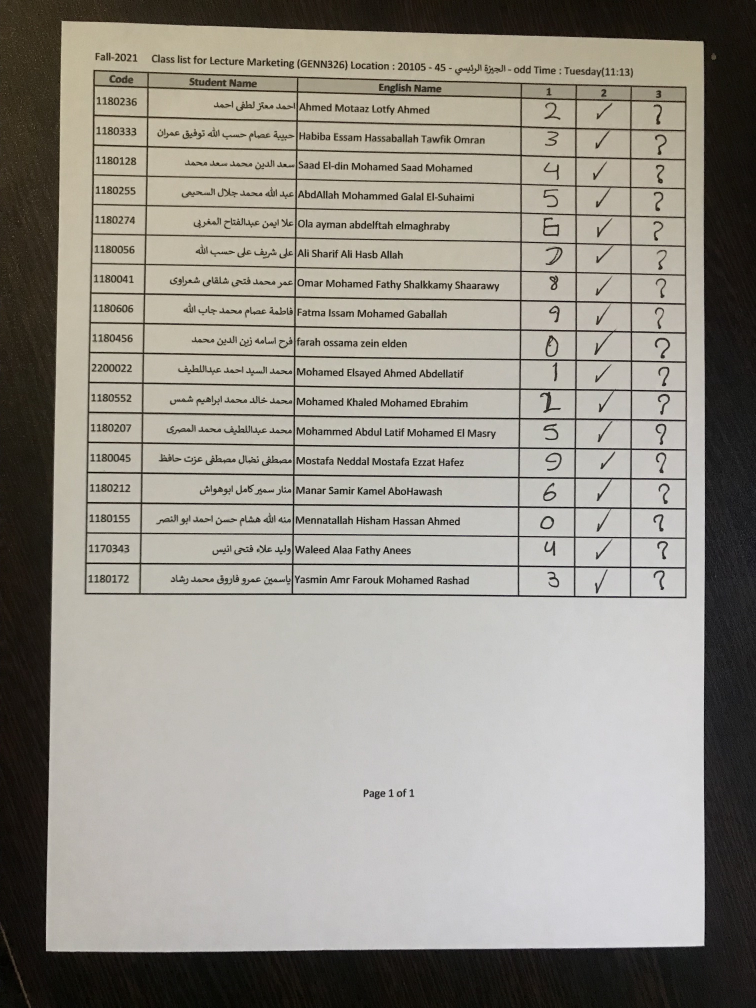
#> input picture Module1/dataSet/11.jpg, 3024 x 4032 px, found by its file name (shown at 1/4 size)
$ jupyter execute --allow-errors SymbolsHist.ipynb   (older library calls are emulated)
#> lines starting #> are read from the running program, lines starting #| are printed output that depends on the picture; after the words box and inside, x2 and y2 are one past the last pixel; in counts of white or black regions, pixels touching at a corner belong together
#> further down, img is the input picture: shape (4032, 3024, 3); mean B, G, R 138.8, 147.1, 150.9
### Module1/commonfunctions.py


import skimage.io as io
import matplotlib.pyplot as plt
import numpy as np
from skimage.exposure import histogram
from matplotlib.pyplot import bar
from skimage.color import rgb2gray,rgb2hsv

# Convolution:
from scipy.signal import convolve2d
from scipy import fftpack
import math

from skimage.util import random_noise
from skimage.filters import median
from skimage.feature import canny

from mpl_toolkits.mplot3d import Axes3D  # noqa: F401 unused import

import matplotlib.pyplot as plt
from matplotlib import cm
from matplotlib.ticker import LinearLocator, FormatStrFormatter
import numpy as np

# Edges
from skimage.filters import sobel_h, sobel, sobel_v,roberts, prewitt

# Show the figures / plots inside the notebook
def show_images(images,titles=None):
    #This function is used to show image(s) with titles by sending an array of images and an array of associated titles.
    # images[0] will be drawn with the title titles[0] if exists
    # You aren't required to understand this function, use it as-is.
    n_ims = len(images)
    if titles is None: titles = ['(%d)' % i for i in range(1,n_ims + 1)]
    fig = plt.figure()
    n = 1
    for image,title in zip(images,titles):
        a = fig.add_subplot(1,n_ims,n)
        if image.ndim == 2:
            plt.gray()
        plt.imshow(image)
        a.set_title(title)
        plt.axis('off')
        n += 1
    fig.set_size_inches(np.array(fig.get_size_inches()) * n_ims)
    plt.show()


# [43 lines left out: functions show_3d_image, show_3d_image_filtering_in_freq, showHist, not called in this run]

### Module1/SymbolsHist.ipynb
[cell 1]
from commonfunctions import *
import cv2
import numpy as np
import pandas as pd
import matplotlib.pyplot as plt
import csv
import os
import utlis
from sklearn import datasets, svm, metrics
import scipy
try:
    from PIL import Image
except ImportError:
    import Image
import pytesseract
os.system("clear")

pytesseract.pytesseract.tesseract_cmd = r"C:\Users\ahmed\AppData\Local\Programs\Tesseract-OCR\tesseract.exe"

[cell 2]
from commonfunctions import *
import cv2
import numpy as np
import pandas as pd
import matplotlib.pyplot as plt
import csv
import os
import utlis
from sklearn import datasets, svm, metrics
import scipy
try:
    from PIL import Image
except ImportError:
    import Image
import pytesseract
os.system("clear")

pytesseract.pytesseract.tesseract_cmd = r"C:\Users\ahmed\AppData\Local\Programs\Tesseract-OCR\tesseract.exe"

[cell 3]
# Functions [show, scann]

def _imshow(img):
    cv2.imshow('image', img)
    plt.show()
    # specify a wait key from keyboard
    k = cv2.waitKey(0) & 0xFF

    if k == 27: #esc in keyboard
        cv2.destroyAllWindows() #close the window

    elif k == ord('s'): #if order is s save the image
        cv2.imwrite('Test.png', img) #write image in your pc
        cv2.destroyAllWindows() # close the window

def _scannar(img):
    heightImg = img.shape[1]
#> heightImg = 3024
    widthImg  = img.shape[0]
#> widthImg = 4032
    imgBlank = np.zeros((heightImg,widthImg, 3), np.uint8) # CREATE A BLANK IMAGE FOR TESTING DEBUGING IF REQUIRED
    # imgGray = cv2.cvtColor(img, cv2.COLOR_RGB2GRAY) # CONVERT IMAGE TO GRAY SCALE
    imgBlur = cv2.GaussianBlur(img, (3, 3), 1) # ADD GAUSSIAN BLUR
    imgBlur = img

    imgsobel = sobel(imgBlur)
    imgThreshold = cv2.Canny(imgBlur,100,150) # APPLY CANNY BLUR
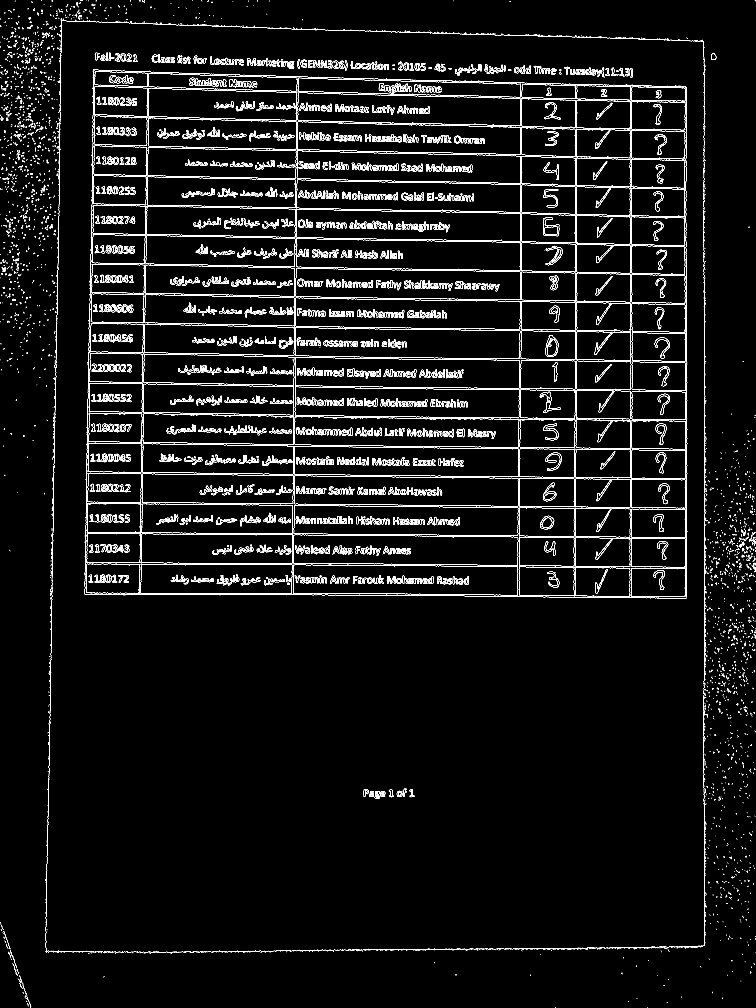
#> imgThreshold: shape (4032, 3024) (shown at 1/4 size); 2.5% white in thin lines or dots
    kernel = np.ones((3, 3))
    imgDial = cv2.dilate(imgThreshold, kernel, iterations=2) # APPLY DILATION
#> imgDial: shape (4032, 3024); 12.4% white; 1465 white regions, largest, box (x1, y1, x2, y2) and area: (336, 274, 2753, 2396) 685511, (178, 70, 2840, 3818) 96281, (1181, 2062, 1414, 2098) 6299
    imgThreshold = cv2.erode(imgDial, kernel, iterations=1)  # APPLY EROSION
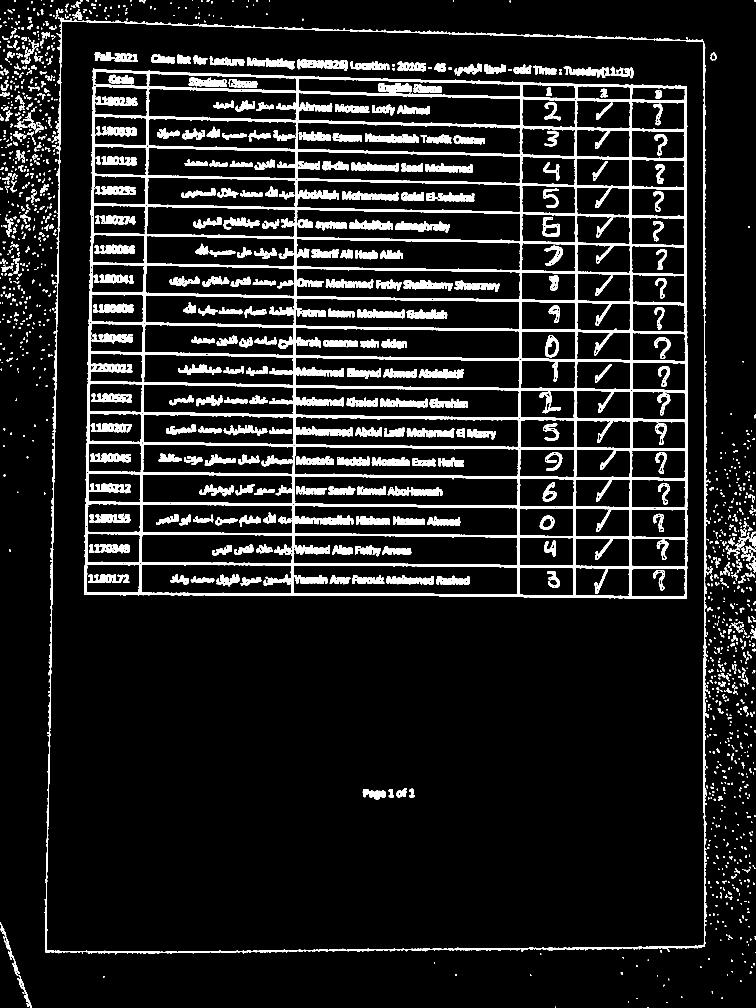
#> imgThreshold: shape (4032, 3024) (shown at 1/4 size); 9.3% white; 1584 white regions (175 under 20 px)


    ## FIND ALL COUNTOURS
    imgContours = img.copy() # COPY IMAGE FOR DISPLAY PURPOSES
    imgBigContour = img.copy() # COPY IMAGE FOR DISPLAY PURPOSES
    contours, hierarchy = cv2.findContours(imgThreshold, cv2.RETR_EXTERNAL, cv2.CHAIN_APPROX_SIMPLE) # FIND ALL CONTOURS
#> contours = 1308 contours, 507 with area under 20; largest, box (x1, y1, x2, y2) and area: (179, 71, 2834, 3817) 9595878, (0, 3688, 73, 3904) 1108, (70, 3901, 126, 4032) 846, (2996, 2127, 3024, 2185) 720, (2843, 210, 2867, 241) 528
    cv2.drawContours(imgContours, contours, -1, (0, 255, 0), 10) # DRAW ALL DETECTED CONTOURS
    imgThreshold = cv2.cvtColor(imgThreshold,cv2.COLOR_BAYER_BG2BGR)
#> imgThreshold: shape (4032, 3024, 3)


    # FIND THE BIGGEST COUNTOUR
    biggest, maxArea = utlis.biggestContour(contours) # FIND THE BIGGEST CONTOUR

    if biggest.size != 0:
        biggest=utlis.reorder(biggest)
        cv2.drawContours(imgBigContour, biggest, -1, (0, 255, 0), 20) # DRAW THE BIGGEST CONTOUR
        imgBigContour = utlis.drawRectangle(imgBigContour,biggest,2)
        pts1 = np.float32(biggest) # PREPARE POINTS FOR WARP
        pts2 = np.float32([[0, 0],[widthImg, 0], [0, heightImg],[widthImg, heightImg]]) # PREPARE POINTS FOR WARP
        matrix = cv2.getPerspectiveTransform(pts1, pts2)
        imgWarpColored = cv2.warpPerspective(img, matrix, (widthImg, heightImg))

        #REMOVE 20 PIXELS FORM EACH SIDE
        imgWarpColored=imgWarpColored[20:imgWarpColored.shape[0] - 20, 20:imgWarpColored.shape[1] - 20]

        # APPLY ADAPTIVE THRESHOLD
        imgAdaptiveThre= cv2.adaptiveThreshold(imgWarpColored, 255, 1, 1, 7, 2)
        imgAdaptiveThre = cv2.bitwise_not(imgAdaptiveThre)
        imgAdaptiveThre=cv2.medianBlur(imgWarpColored,3)

    # thres = 160
    # img_bin = np.copy(imgAdaptiveThre)
    # img_bin[imgAdaptiveThre < thres] = 0
    # img_bin[imgAdaptiveThre >= thres] = 255
    # img = img_bin
    return imgAdaptiveThre

[cell 4]
# read your file
file = r"E:\CUFE\Fall22\IP\Project-2022\GradesAutoFiller-main\GradesAutoFiller-main\Module1\dataSet\11.jpg"
img = cv2.imread(file)
# img = cv2.resize(img,None,fx = 0.5,fy = 0.5)
img = cv2.cvtColor(img, cv2.COLOR_BGR2GRAY)
# img = cv2.adaptiveThreshold(img,255,cv2.ADAPTIVE_THRESH_GAUSSIAN_C,cv2.THRESH_BINARY,85,10)
# _imshow(img)
# img.shape
# scan the image
# scan = input("Do you want to scan the image?")

#> (the rest of this cell did not finish here and is left out)

[cell 5]
# thresholding the image to a binary image
thresh, img_bin = cv2.threshold(img, 128, 255, cv2.THRESH_BINARY | cv2.THRESH_OTSU)
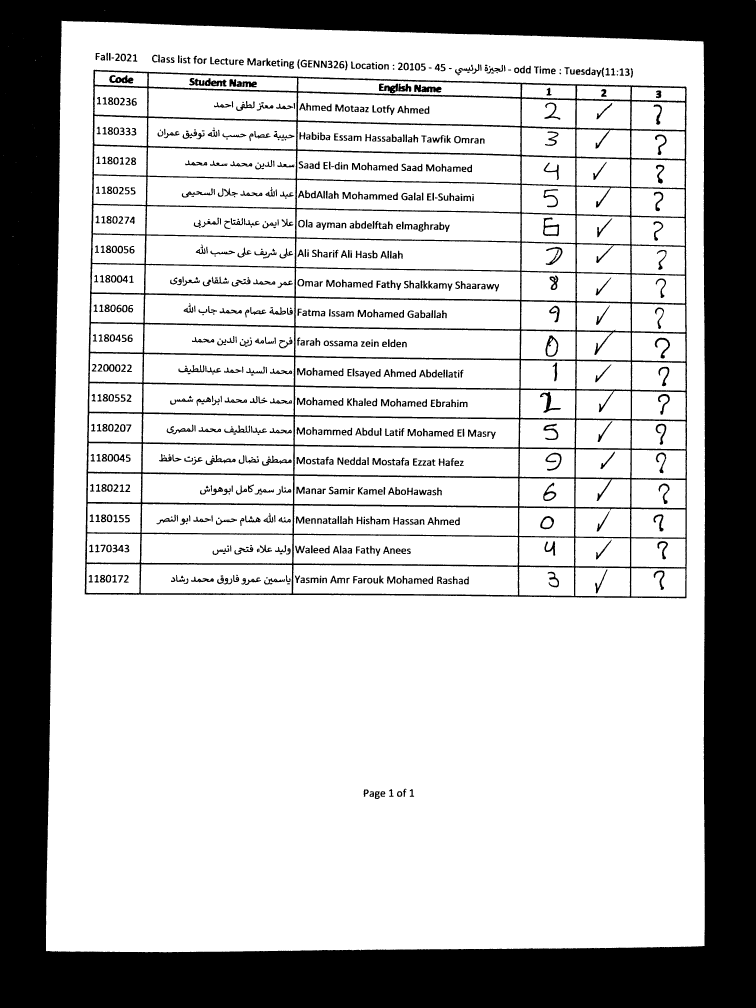
#> img_bin: shape (4032, 3024) (shown at 1/4 size); 73.3% white; 997 black regions (11 under 20 px), largest, box (x1, y1, x2, y2) and area: (0, 0, 3024, 4032) 2631037, (339, 279, 2748, 2393) 329968, (1657, 339, 1766, 370) 2076
#> thresh = 110


img = img[:,img.shape[1] - 810:img.shape[1] - 420]
#> img: shape (4032, 390)
img_bin = img_bin[:,img_bin.shape[1] - 810:img_bin.shape[1] - 420]
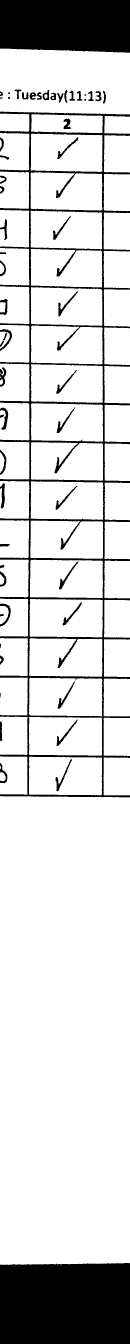
#> img_bin: shape (4032, 390) (shown at 1/3 size); 84.9% white; 60 black regions (1 under 20 px), largest, box (x1, y1, x2, y2) and area: (0, 3789, 390, 4032) 93585, (0, 335, 390, 2392) 65623, (0, 0, 390, 158) 59149

# inverting the image
# img_bin = 255-img_bin
# _imshow(img_bin)
show_images([img])
#> in show_images, `n_ims = len(images)`: n_ims = 1
#> the loop in show_images, `for image,title in zip(images,titles):` made 1 pass
#> (title, n) on pass 1: ('(1)', 2)
#> after the loop in show_images, `for image,title in zip(images,titles):`: n = 2

[cell 6]
# Plotting the image to see the output
# plotting = plt.imshow(img_bin, cmap='gray')
# plt.show()

# countcol(width) of kernel as 100th of total width
kernel_len = np.array(img).shape[1]//100
#> kernel_len = 3
# Defining a vertical kernel to detect all vertical lines of image
ver_kernel = cv2.getStructuringElement(cv2.MORPH_RECT, (1, kernel_len))
#> ver_kernel = [1, 1, 1]
# Defining a horizontal kernel to detect all horizontal lines of image
hor_kernel = cv2.getStructuringElement(cv2.MORPH_RECT, (kernel_len, 1))
#> hor_kernel = [[1, 1, 1]]
# A kernel of 2x2
kernel = cv2.getStructuringElement(cv2.MORPH_RECT, (2, 2))

# Use vertical kernel to detect and save the vertical lines in a jpg
image_1 = cv2.erode(img_bin, ver_kernel, iterations=2)
#> image_1: shape (4032, 390); 82.4% white; 55 black regions, largest, box (x1, y1, x2, y2) and area: (0, 333, 390, 2394) 98949, (0, 3787, 390, 4032) 94369, (0, 0, 390, 160) 59929
vertical_lines = cv2.dilate(image_1, ver_kernel, iterations=2)
#> vertical_lines: shape (4032, 390); 84.9% white; 56 black regions, largest, box (x1, y1, x2, y2) and area: (0, 3789, 390, 4032) 93589, (0, 335, 390, 2392) 66933, (0, 0, 390, 158) 59149

# Use horizontal kernel to detect and save the horizontal lines in a jpg
image_2 = cv2.erode(img_bin, hor_kernel, iterations=2)
#> image_2: shape (4032, 390); 83.1% white; 52 black regions (1 under 20 px), largest, box (x1, y1, x2, y2) and area: (0, 3789, 390, 4032) 93698, (0, 335, 390, 2392) 85534, (0, 0, 390, 158) 59228
horizontal_lines = cv2.dilate(image_2, hor_kernel, iterations=2)
#> horizontal_lines: shape (4032, 390); 84.9% white; 53 black regions (1 under 20 px), largest, box (x1, y1, x2, y2) and area: (0, 3789, 390, 4032) 93636, (0, 335, 390, 2392) 66510, (0, 0, 390, 158) 59168


# Combine horizontal and vertical lines in a new third image, with both having same weight.
img_vh = cv2.addWeighted(vertical_lines, 0.5, horizontal_lines, 0.5, 0.0)
# Eroding and thesholding the image
img_vh = cv2.erode(~img_vh, kernel, iterations=4)
thresh, img_vh = cv2.threshold(img_vh, 128, 255, cv2.THRESH_BINARY | cv2.THRESH_OTSU)
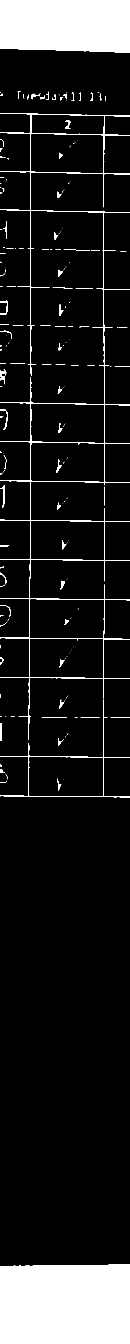
#> img_vh: shape (4032, 390) (shown at 1/3 size); 11% white; 217 white regions (133 under 20 px)
#> thresh = 0
bitxor = cv2.bitwise_xor(img, img_vh)
bitnot = cv2.bitwise_not(bitxor)
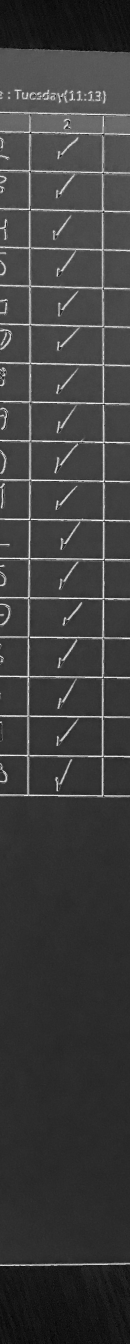
#> bitnot: shape (4032, 390) (shown at 1/3 size); min 0, max 255, mean 62.1
# Plotting the generated image
show_images([image_1,image_2,bitnot,img_vh, img])
#> the loop in show_images (call 2), `for image,title in zip(images,titles):` made 5 passes
#> title on passes 1 to 5: '(1)', '(2)', '(3)', '(4)', '(5)'

[cell 7]
# Detect contours for following box detection


contours, hierarchy = cv2.findContours(img_vh, cv2.RETR_TREE, cv2.CHAIN_APPROX_SIMPLE)
#> contours = 225 contours, 175 with area under 20; largest, box (x1, y1, x2, y2) and area: (0, 339, 390, 2220) 172344, (0, 3793, 390, 4032) 91398, (0, 0, 390, 158) 58553, (0, 2098, 390, 2392) 27064, (86, 2269, 311, 2391) 26450


def sort_contours(cnts, method="left-to-right"):
    # initialize the reverse flag and sort index
#> called with method = 'top-to-bottom'
    reverse = False
    i = 0
    # handle if we need to sort in reverse
    if method == "right-to-left" or method == "bottom-to-top":
        reverse = True
    # handle if we are sorting against the y-coordinate rather than
    # the x-coordinate of the bounding box
    if method == "top-to-bottom" or method == "bottom-to-top":
        i = 1
    # construct the list of bounding boxes and sort them from top to
    # bottom
    boundingBoxes = [cv2.boundingRect(c) for c in cnts]
#> boundingBoxes = 225 items, first 6: (0, 3793, 390, 239), (0, 2344, 20, 5), (20, 2342, 1, 1), (19, 2325, 3, 13), (17, 2322, 2, 2), (12, 2317, 4, 3)
    (cnts, boundingBoxes) = zip(*sorted(zip(cnts, boundingBoxes), key=lambda b: b[1][i], reverse=reverse))
#> cnts has the same summary as contours outside sort_contours; boundingBoxes = 225 items, first 6: (0, 0, 390, 158), (53, 273, 10, 24), (137, 275, 10, 25), (214, 277, 10, 25), (199, 277, 2, 3), (293, 278, 5, 1)
    # return the list of sorted contours and bounding boxes
    return (cnts, boundingBoxes)


# Sort all the contours by top to bottom.
contours, boundingBoxes = sort_contours(contours, method="top-to-bottom")
cont_img = np.copy(img_vh)
cv2.drawContours(cont_img, contours,7, (0, 255, 0), 1)
#> cont_img: shape (4032, 390); 11% white; 216 white regions (133 under 20 px), largest, box (x1, y1, x2, y2) and area: (0, 3793, 390, 4032) 92024, (0, 0, 390, 158) 59094, (0, 339, 390, 2220) 13586
show_images([cont_img])
cont_img = img_vh

[cell 8]
# print(contours[2])

[cell 9]
# Creating a list of heights for all detected boxes
heights = [boundingBoxes[i][3] for i in range(len(boundingBoxes))]
#> heights = 225 values, max 1881 at index 23, min 1 at index 5, mean 23
# Get mean of heights
mean = np.mean(heights)
#> mean = 23
img2 = np.copy(img)
# show_images([img])

[cell 10]
# Create list box to store all boxes in
box = []
# Get position (x,y), width and height for every contour and show the contour on image
for c in contours:
    x, y, w, h = cv2.boundingRect(c)
    if (w < 10000 and w > 200  and  h < 500):
        image = cv2.rectangle(img, (x, y), (x+w, y+h), (0, 255, 0),2)
        box.append([x, y, w, h])
#> this loop made 225 passes
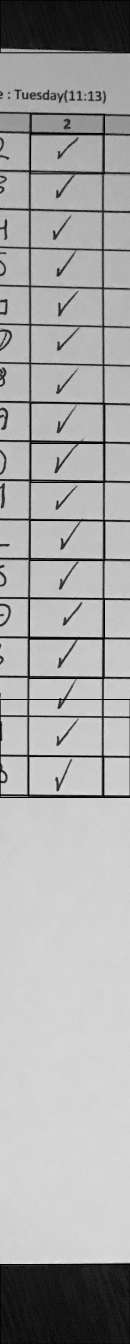
#> img: shape (4032, 390) (shown at 1/3 size); min 0, max 251, mean 169.1
#> after the loop, box = [[0, 0, 390, 158], [93, 342, 220, 62], [91, 400, 221, 121], [92, 1209, 222, 121], [92, 1326, 222, 121], [90, 1561, 224, 120], [88, 1796, 225, 121], [87, 1914, 225, 121], [0, 2098, 390, 294], [86, 2269, 225, 122], [0, 3793, 390, 239]]
# print(box)
cells_img = []
print(box[1])
#| [93, 342, 220, 62]
for i in range(len(box)):
    img3 = img[box[i][1]:box[i][1]+box[i][3],box[i][0]:box[i][0]+box[i][2]]
    cells_img.append(img3)
#> this loop made 11 passes
#> pass 1, `img3 = img[box[i][1]:box[i][1]+box[i][3],box[i][0]:box[i][0]+box[i][2]]`:
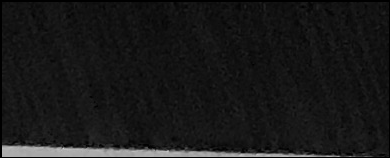
#> img3: shape (158, 390); min 0, max 207, mean 24.6
#> pass 3, `img3 = img[box[i][1]:box[i][1]+box[i][3],box[i][0]:box[i][0]+box[i][2]]`:
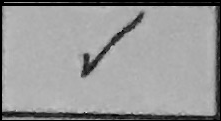
#> img3: shape (121, 221); min 0, max 223, mean 151.5
#> after the loop, cells_img = 11 items

[cell 11]
config = '8'
cell_list = []
i = 0
img5 = cells_img[i]
_, img5 = cv2.threshold(img5,70,255,cv2.THRESH_BINARY)
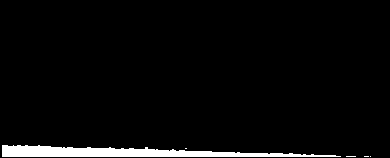
#> img5: shape (158, 390); 3.8% white; 5 white regions (4 under 20 px), largest, box (x1, y1, x2, y2) and area: (2, 145, 341, 157) 2309
show_images([img5])
pytesseract.image_to_string(img5)
#> (this line was passed over: pytesseract is not available in this run)
